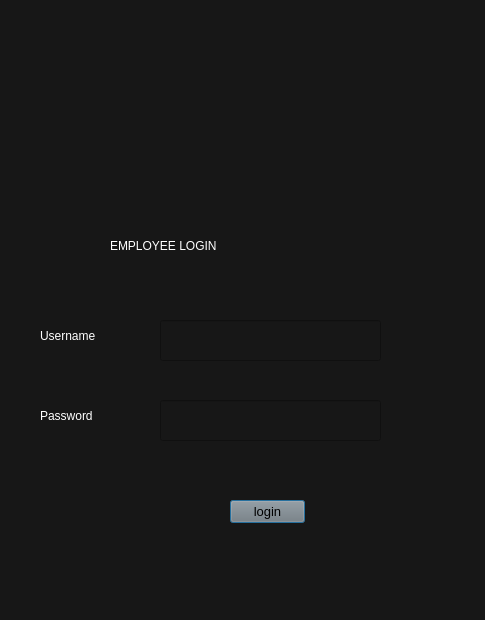
<?xml version="1.0" encoding="UTF-8"?>
<ui version="4.0">
 <class>Dialog</class>
 <widget class="QDialog" name="Dialog">
  <property name="geometry">
   <rect>
    <x>0</x>
    <y>0</y>
    <width>485</width>
    <height>620</height>
   </rect>
  </property>
  <property name="windowTitle">
   <string>Dialog</string>
  </property>
  <property name="styleSheet">
   <string notr="true">background-color: rgb(23, 23, 23);</string>
  </property>
  <widget class="QLabel" name="label">
   <property name="geometry">
    <rect>
     <x>0</x>
     <y>0</y>
     <width>493</width>
     <height>181</height>
    </rect>
   </property>
   <property name="autoFillBackground">
    <bool>false</bool>
   </property>
   <property name="text">
    <string/>
   </property>
   <property name="pixmap">
    <pixmap>mainn.jpeg</pixmap>
   </property>
   <property name="scaledContents">
    <bool>true</bool>
   </property>
  </widget>
  <widget class="QLabel" name="label_2">
   <property name="geometry">
    <rect>
     <x>0</x>
     <y>172</y>
     <width>491</width>
     <height>441</height>
    </rect>
   </property>
   <property name="text">
    <string/>
   </property>
  </widget>
  <widget class="QLabel" name="lab">
   <property name="geometry">
    <rect>
     <x>110</x>
     <y>230</y>
     <width>321</width>
     <height>31</height>
    </rect>
   </property>
   <property name="styleSheet">
    <string notr="true">color: rgb(255, 255, 255);font: 87 25pt &quot;Arial Black&quot;;</string>
   </property>
   <property name="text">
    <string>EMPLOYEE LOGIN</string>
   </property>
  </widget>
  <widget class="QLineEdit" name="email">
   <property name="geometry">
    <rect>
     <x>160</x>
     <y>320</y>
     <width>221</width>
     <height>41</height>
    </rect>
   </property>
   <property name="cursor">
    <cursorShape>ArrowCursor</cursorShape>
   </property>
   <property name="styleSheet">
    <string notr="true">color: rgb(255, 255, 255);</string>
   </property>
   <property name="text">
    <string/>
   </property>
  </widget>
  <widget class="QLabel" name="label_4">
   <property name="geometry">
    <rect>
     <x>40</x>
     <y>320</y>
     <width>111</width>
     <height>31</height>
    </rect>
   </property>
   <property name="styleSheet">
    <string notr="true">
font: 87 12pt &quot;Arial Black&quot;;
color: rgb(255, 255, 255);
</string>
   </property>
   <property name="text">
    <string>Username</string>
   </property>
  </widget>
  <widget class="QLineEdit" name="password">
   <property name="geometry">
    <rect>
     <x>160</x>
     <y>400</y>
     <width>221</width>
     <height>41</height>
    </rect>
   </property>
   <property name="cursor">
    <cursorShape>ArrowCursor</cursorShape>
   </property>
   <property name="styleSheet">
    <string notr="true">color: rgb(255, 255, 255);</string>
   </property>
  </widget>
  <widget class="QLabel" name="label_5">
   <property name="geometry">
    <rect>
     <x>40</x>
     <y>400</y>
     <width>101</width>
     <height>31</height>
    </rect>
   </property>
   <property name="styleSheet">
    <string notr="true">
font: 87 12pt &quot;Arial Black&quot;;
color: rgb(255, 255, 255);
</string>
   </property>
   <property name="text">
    <string>Password</string>
   </property>
  </widget>
  <widget class="QPushButton" name="logbutton">
   <property name="geometry">
    <rect>
     <x>230</x>
     <y>500</y>
     <width>75</width>
     <height>23</height>
    </rect>
   </property>
   <property name="styleSheet">
    <string notr="true">color:rgb(167, 168, );font-size:10pt;
background-color: rgb(124, 124, 124);</string>
   </property>
   <property name="text">
    <string>login</string>
   </property>
  </widget>
  <widget class="QLabel" name="erroremp">
   <property name="geometry">
    <rect>
     <x>170</x>
     <y>470</y>
     <width>131</width>
     <height>16</height>
    </rect>
   </property>
   <property name="styleSheet">
    <string notr="true">color: rgb(239, 0, 0);</string>
   </property>
   <property name="text">
    <string/>
   </property>
  </widget>
 </widget>
 <resources>
  <include location="logo.png"/>
 </resources>
 <connections/>
</ui>
